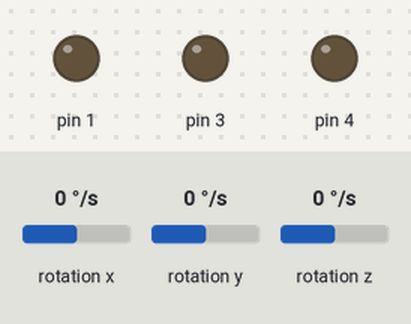
The sketch below on a simulated Arduino Uno, built with avr-gcc and run on an emulated ATmega328P. Parts: output pins drawn as LEDs (lit = HIGH). Wiring (inferred from the names in the program): MPU-6050 motion sensor at I2C address 0x68. The inputs (shaded band) are chosen by the test bench; at power-on: rotation x 0 °/s, rotation y 0 °/s, rotation z 0 °/s.

Above: at 3.0 s.
3.1 s: rotation x set to 96 °/s
4.6 s: rotation x set to 105 °/s
At 5.5 s:
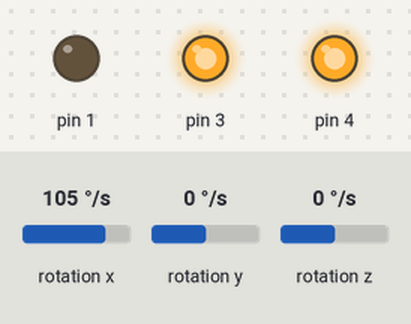
6.1 s: rotation x set to 7 °/s
7.6 s: rotation x set to 4 °/s
At 8.8 s:
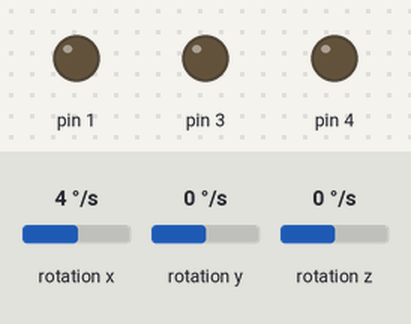
9.1 s: rotation x set to 100 °/s
At 10.1 s:
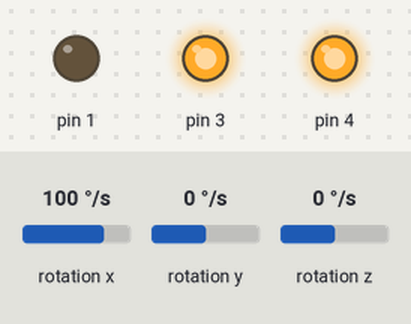
Timing chart, 0 to 11.6 s (numbered marks = the images above; inputs shaded):
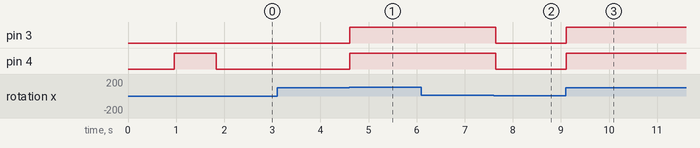

Measured:
- the behaviour switches between 99 and 100 °/s on rotation x (found by bisection; images 0 and 1)
- the behaviour switches between 6 and 5 °/s on rotation x (found by bisection; images 1 and 2)
- after the input at 3.1 s, every drawn part: stays the same
- after the input at 4.6 s, pin 3, pin 4: LOW → HIGH at once
- after the input at 6.1 s, every drawn part: stays the same
- after the input at 7.6 s, pin 3, pin 4: HIGH → LOW after 0.05 s
- after the input at 9.1 s, pin 3, pin 4: LOW → HIGH at once

The sketch:

attiny_sword.ino
```cpp
#include <Wire.h>

const int ACTON = 50;

const int ledPin   = PIN4; // optional
const int led2Pin  = PIN3; // optional
const int speaker  = PIN1;
const int MPU=0x68;  // I2C address of the MPU-6050
int16_t AcX,AcY,AcZ;
double val;
bool woop = false;
int steep = 0;

void setup() {
  pinMode(ledPin, OUTPUT);
  pinMode(led2Pin, OUTPUT);
  pinMode(speaker, OUTPUT);
  Wire.begin();
  Wire.beginTransmission(MPU);
  Wire.write(0x6B);
  Wire.write(0);
  Wire.endTransmission(true);
  // on
  for (int i=127; i>5; i--) {
    analogWrite(speaker, i);
    analogWrite(ledPin, 255-(2*i));
    delay(15);
  }
}

void loop() {
  // measure because we may woop
  Wire.beginTransmission(MPU);
  Wire.write(0x43);
  Wire.endTransmission(false);
  Wire.requestFrom(MPU,6); // we need to read all 6 registers, really!

  AcX=Wire.read()<<8|Wire.read();
  AcY=Wire.read()<<8|Wire.read();
  AcZ=Wire.read()<<8|Wire.read();
  //if (AcX <0) AcX*=-1;
  //if (AcY <0) AcY*=-1;
  //if (AcZ <0) AcZ*=-1;
  val = (AcX+AcY+AcZ)>>8; // shrink value

  if (woop == false) {
    if(val > ACTON) {
      woop = true;
      steep = 2;
    } else {
      steep=0;
      analogWrite(speaker, 2); // no woop
      analogWrite(ledPin, 80);
      digitalWrite(led2Pin, LOW);
    }
  }

  if (woop) {
    steep++;
    if (steep > 50) {
      steep=45;
      if (val < 3) { // to slow movement? OFF
        woop=false;
      }
    } else {
      delay(10);
    }
    analogWrite(speaker, (int) steep);
    analogWrite(ledPin, 255);
    digitalWrite(led2Pin, HIGH);
  }

}
```
